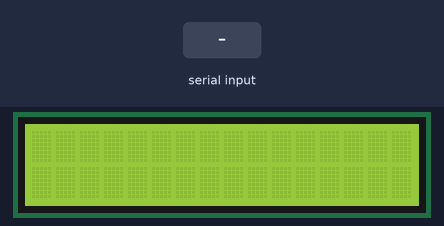
Simulated run of this sketch. Board: Arduino Uno, built with avr-gcc and run on an emulated ATmega328P. Parts: 16×2 character LCD. The inputs (shaded band) are chosen by the test bench. What the sketch prints to the serial monitor is not drawn.

Above: at 1.2 s.
1.3 s: "1" received over the second serial link
At 2.7 s:
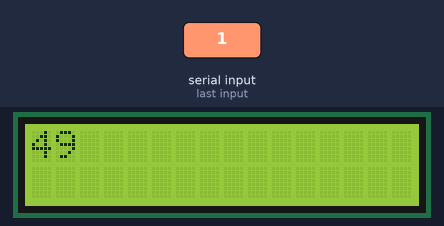
4.3 s: "0" received over the second serial link
7.3 s: "2" received over the second serial link
At 8.3 s:
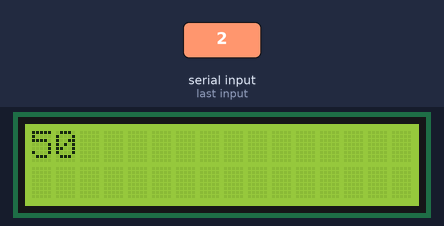
Timing chart, 0 to 10.3 s (numbered marks = the images above; inputs shaded):
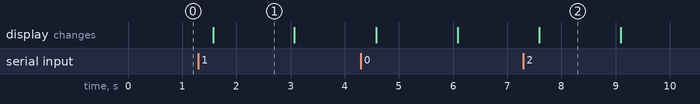

Measured:
- after the input at 1.3 s, the display: changes after 0.27 s (image 1)
- after the input at 7.3 s, the display: changes after 0.29 s (image 2)
- what the display in image 1 shows lasts 1.5 s, from 1.6 s to 3.1 s

The sketch:

laser_message.ino
```cpp
#include <SoftwareSerial.h>
#include <stdlib.h>
#include <LiquidCrystal.h>

const byte rxPinLaser = 8;
const byte txPinLaser = 9;

const byte rxPinHC12 = 10;
const byte txPinHC12 = 11;

SoftwareSerial HC12 = SoftwareSerial(rxPinHC12, txPinHC12);
SoftwareSerial laser_receiver = SoftwareSerial(rxPinLaser, txPinLaser);

LiquidCrystal lcd = LiquidCrystal(12, 13, 5, 4, 3, 2);

void setup()
{
  pinMode(rxPinLaser, INPUT);
  pinMode(txPinLaser, OUTPUT);

  pinMode(rxPinHC12, INPUT);
  pinMode(txPinHC12, OUTPUT);

  Serial.begin(9600);
  while (!Serial) {
    ; // wait for serial port to connect. Needed for Native USB only
  }
  Serial.println("Serial communication set up");

  HC12.begin(9600);
  laser_receiver.begin(9600);
  lcd.begin(16, 2);
}

int token = 0;
char buffer[4];
int printed = 0;

int cursor = 0;
int col;
int row;

void loop()
{
  HC12.print(token++);
  while (laser_receiver.available())
   {
   HC12.print(token++);
   token = laser_receiver.read();
   Serial.println(itoa(token, buffer, 10));

   col = cursor % 16;
   row = cursor / 16;

   lcd.setCursor(col, row);
   lcd.print(token);

   cursor = (cursor + 1) % 32;
   printed = 1;
   }
  if (printed == 1)
  {
    delay(1500);
    lcd.clear();

    cursor = 0;
    printed = 0;
  }
  delay(500);
}
```
